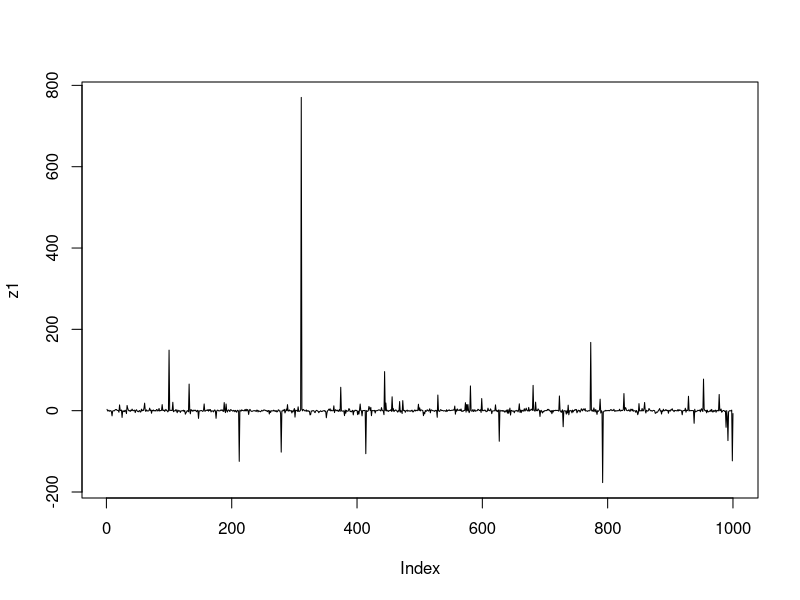
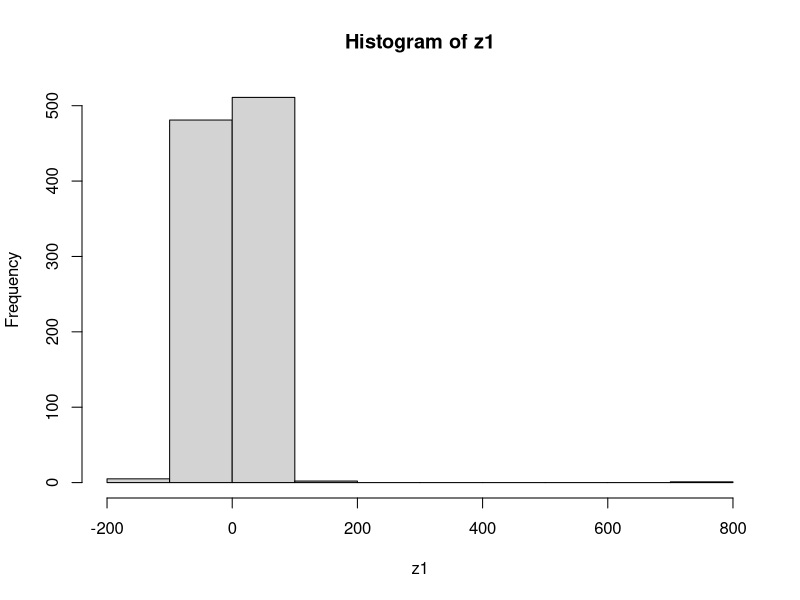

Generate these figures, in order, with R:
### Source:Christiaan Heij, Paul de Boer, Philip Hans Franses, Teun Kloek, ###
### Herman K. van Dijk (2004).Econometric Methods with Applications in     ###
### Business and Economics. Oxford University Press                        ###
### https://global.oup.com/booksites/content/0199268010/                   ### 
### Exercise 1 15 (p.74)

### Problem (a)
set.seed(30)
x<- rnorm(10, 0,1)
x_s<- sample(x,5)
x_s
median(x_s)
### Problem (b)


### Problem (c)
set.seed(40)
z<- rt(1000,1)
z1<- sample(z, 1000)
plot(z1, type="l")
hist(z1)
mean(z1)


### Problem (d)

### Problem (e)

### problem (f)


### Problem (g)
